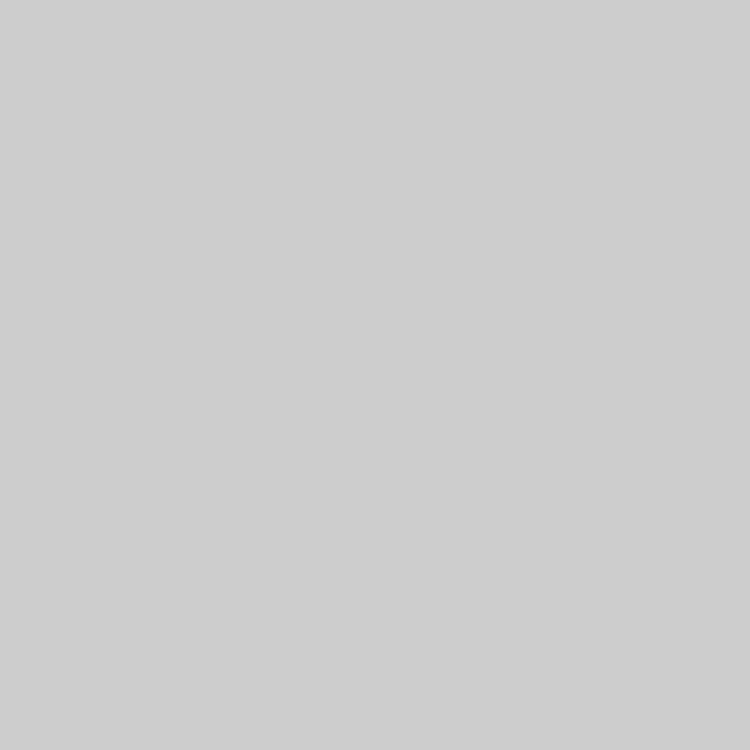
Frame 1 (no input)
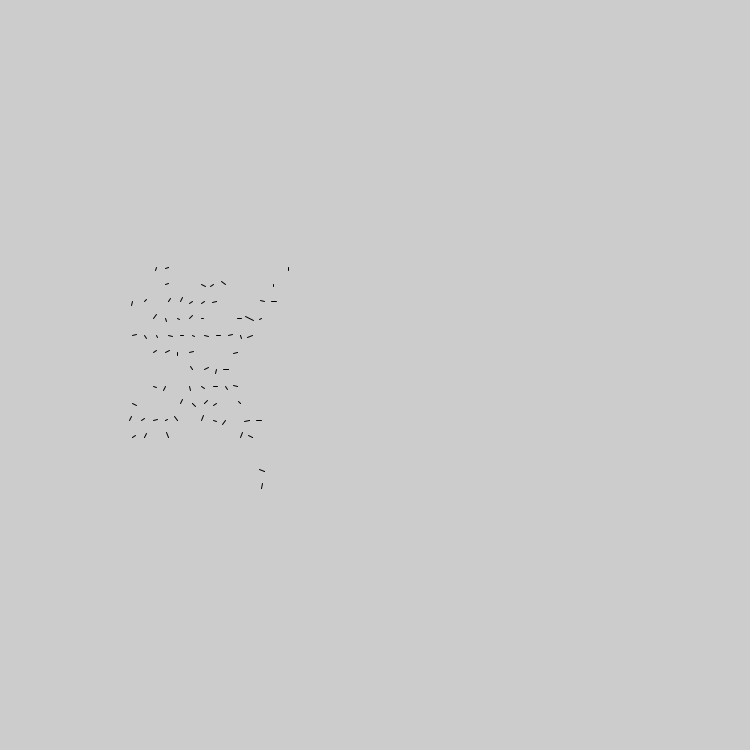
Frame 60 (the mouse pressed at the canvas centre just before this capture)
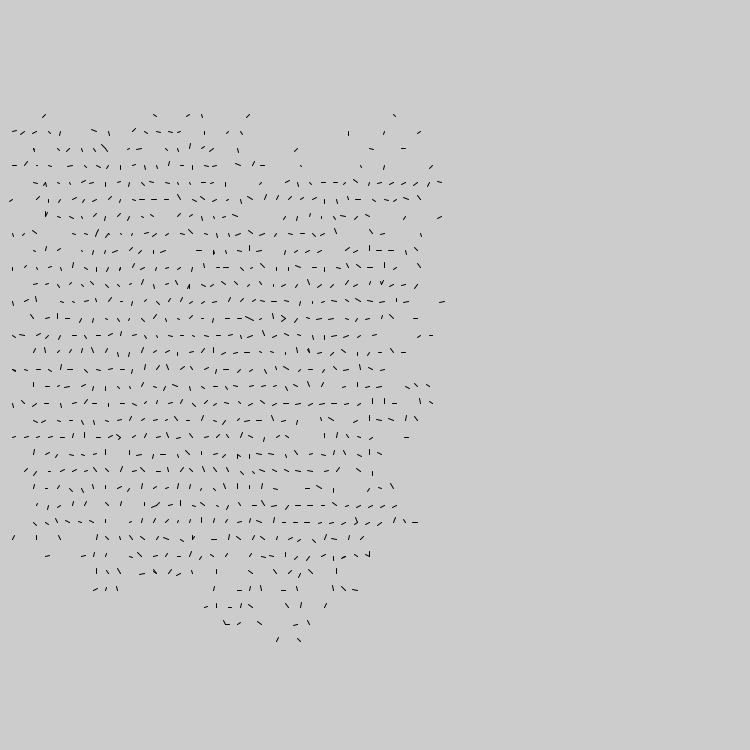
Frame 120 (the mouse held since frame 60 and released just before this capture)

The Processing sketch that drew these frames (run headless with seeded random() and noise(); from frame 60 on, the mouse is pressed at the canvas centre):

// Processing sketch: processing_179411
// ── processing_179411.pde

//creating grid array for atoms to sit in

Cell[] myCells = new Cell[1600]; //1600 cells total


void setup() {
  size(750, 750);

  int i3=0;
  for (int i2 = 0; i2 < 40; i2 ++) { // see this as y-value 
    for (int i = 0; i < 40; i ++) {    // see this as x value 
      myCells[i3] = new Cell(i, i2, false);
      i3++;
    }
  }
  myCells[0].isseed=true;
  // start position of the first seed cell
  myCells[0].location= new PVector(220,375);
}


void draw () {
//  background(255);
  println (myCells.length);
  for (int i=0; i<myCells.length; i++) {
    myCells[i].display();
    myCells[i].update();
  }
  
 
  
  
  for (int i=0; i<myCells.length; i++) {
    if (!myCells[i].isseed) {
      for (int j=0; j<myCells.length; j++) {
        if (myCells[j].isseed) {
          float d = PVector.dist(myCells[i].location, myCells[j].location);
          if (d<5) {  // if cell is close it becomes a seed (neutron)
            myCells[i].isseed=true;
                          line(myCells[i].location.x, myCells[i].location.y, myCells[j].location.x, myCells[j].location.y); //add lines

            // create a new cell
            Cell newCell = new Cell(int(myCells[i].location.x), int(myCells[i].location.y), true);
            // and append it  
            myCells = (Cell[]) append(myCells, newCell);
          }
        }
      }
    }
  }
}

// =================================

class Cell {
  PVector location= new PVector(); //creating vectors
  PVector velocity=new PVector();
  float dia;
  boolean isseed;
  float lineweight;
  float randomx = random(-3, 3); // random direction to apply to new neutrons after collision
  float randomy = random(-3, 3);

  final int typeNeutron = 0;   // consts 
  final int typeAtomUranium = 1; 
  final int typeAtomBa = 2; 
  final int typeAtomKr = 3; 
  int type = typeNeutron;    // current 


  Cell(int i, int i2, boolean isseedTemp) {
    int factor1 = 0;

    // if even
    if (i2 % 2 == 0)
      factor1 = 21;
    else
      factor1 = 0;

    location = new PVector(  i*12+12+factor1, i2*17+12 ); //creates grid of cells (atoms)
    //  new PVector(random(750), random(750));
    dia = 30;
    isseed = isseedTemp; // false;
  }
  
//Cell(int typeAtomUranium, boolean isseedTemp) {


    //location = new PVector(500,500); //creates grid of cells (atoms)
    //  new PVector(random(750), random(750));
  //  dia = 13;
  //    fill(0);
  //  isseed = isseedTemp; // false;
 // }


  void display() {
        int col1 = 255;

    if (isseed==true) {

      fill(0, col1, col1);  //blue neutrons

      velocity = new PVector(randomx, randomy); //gives neutrons random movement direction
      location.add(velocity); //add velocity to current location
    }
    if (isseed==false) {  //if false = ATOM. Stay white
      fill(255);
    }

    //ellipse(location.x, location.y, dia, dia); //cell location and diameter
  }
  void update() {
    if (isseed==false) {
      velocity = new PVector(random(-0, 0), random(-0, 0)); //atoms fixed in place
      location.add(velocity);
    }
  }
}
